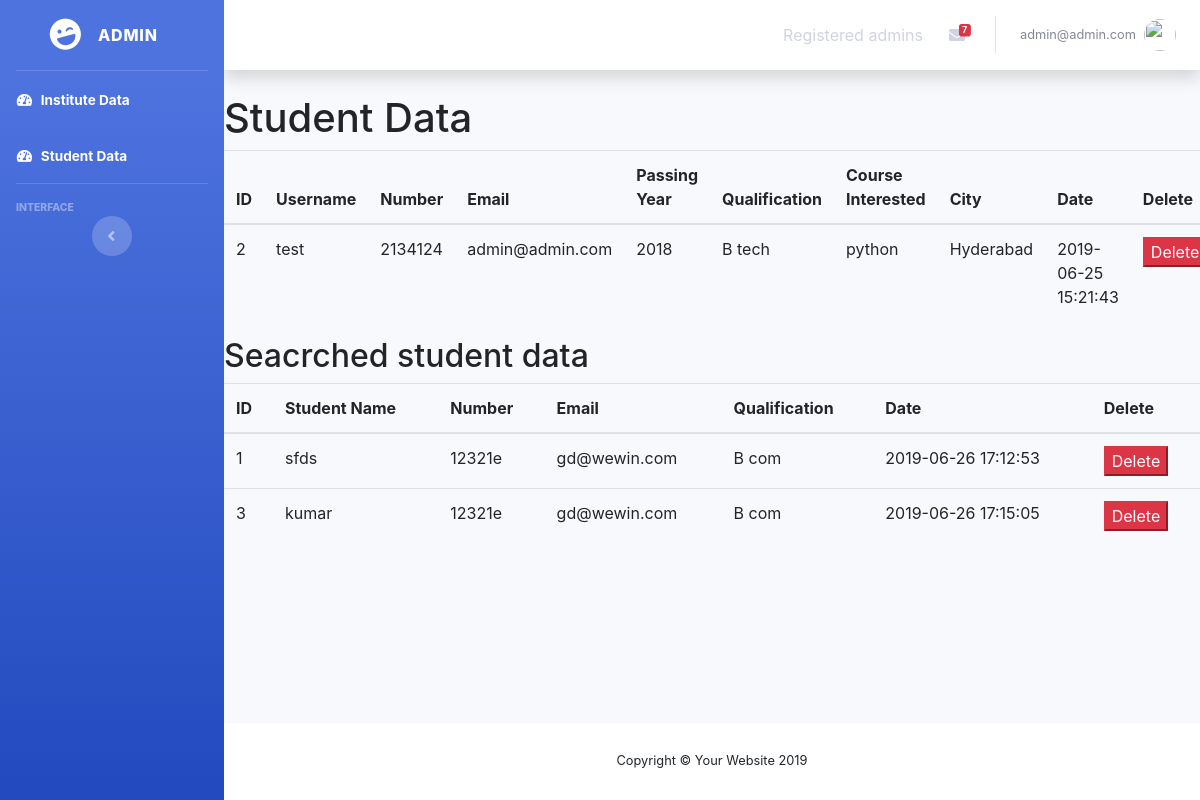
/admin/student_data.php (signed in), run on an earlier commit of the app's database.
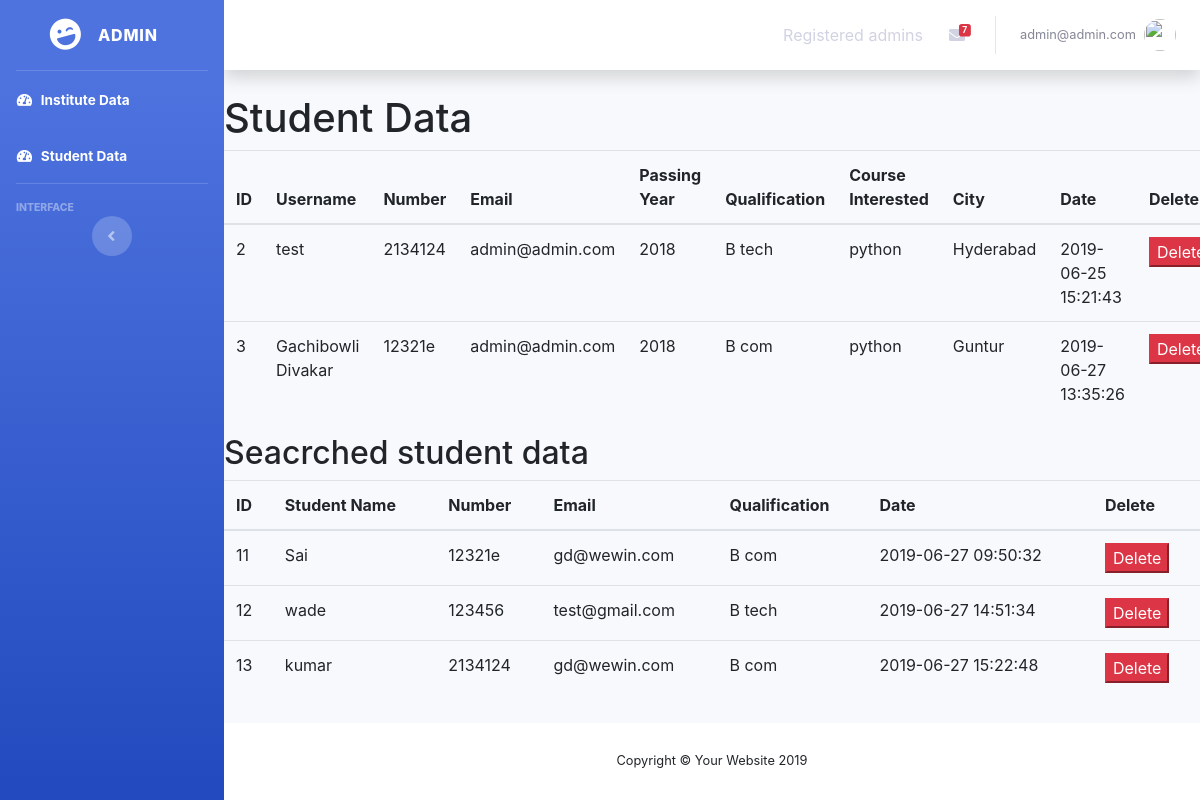
And on a later commit of the database.
### tables this page shows
CREATE TABLE `student_data` (
  `id` int(11) NOT NULL,
  `username` varchar(50) NOT NULL,
  `number` varchar(50) NOT NULL,
  `email` varchar(50) NOT NULL,
  `passing_year` varchar(50) NOT NULL,
  `qualification` varchar(50) NOT NULL,
  `course_interested` varchar(50) NOT NULL,
  `city` varchar(50) NOT NULL,
  `date` varchar(50) NOT NULL
);

CREATE TABLE `searched_students` (
  `id` int(11) NOT NULL,
  `name` varchar(50) NOT NULL,
  `email` varchar(50) NOT NULL,
  `number` varchar(50) NOT NULL,
  `qualification` varchar(50) NOT NULL,
  `date` varchar(50) NOT NULL
);

### admin/student_data.php (the view, shortened to what this page needs)
<?php
include('includes/header.php'); ?>
<?php include('includes/navbar.php'); ?>
<div class="container">
    <div class="row">
     <h1>Student Data</h1>
    </div>
    <div class="row">
        <?php
        $query = "SELECT * FROM student_data";
        $query_run = mysqli_query($connection, $query);
        ?>
        <div class="table-responsive">
            <table class="table">
                <thead>
                    <tr>
                        <th>ID</th>
                        <th>Username</th>
                        <th>Number</th>
                        <th>Email</th>
                        <th>Passing Year</th>
                        <th>Qualification</th>
                        <th>Course Interested</th>
                        <th>City</th>
                        <th>Date</th>
                        <th>Delete</th>
                    </tr>
                </thead>
                <tbody>
                    <?php
                    if (mysqli_num_rows($query_run) > 0) {
                        while ($row = mysqli_fetch_assoc($query_run)) {
                            ?>
                            <tr>
                                <td><?php echo $row['id']; ?></td>
                                <td><?php echo $row['username']; ?></td>
                                <td><?php echo $row['number']; ?></td>
                                <td><?php echo $row['email']; ?></td>
                                <td><?php echo $row['passing_year']; ?></td>
                                <td><?php echo $row['qualification']; ?></td>
                                <td><?php echo $row['course_interested']; ?></td>
                                <td><?php echo $row['city']; ?></td>
                                <td><?php echo $row['date']; ?></td>
                                <td>
                                    <form action="code.php" method="POST">
                                    <button class="btn-danger " name="delete_sd" type="submit">Delete</button>
                                    </form>
                                </td>
                            </tr>
                        <?php
                    }
                } else {
                    echo "No record found";
                }
                ?>
                </tbody>
            </table>
        </div>
    </div>
    <div class="row">
      <h2>Seacrched student data</h2>
    </div>
    <div class="row">
        <?php
        $query = "SELECT * FROM searched_students";
        $query_run = mysqli_query($connection, $query);
        ?>
        <div class="table-responsive">
            <table class="table">
                <thead>
                    <tr>
                        <th>ID</th>
                        <th>Student Name</th>
                        <th>Number</th>
                        <th>Email</th>
                        <th>Qualification</th>
                        <th>Date</th>
                        <th>Delete</th>
                    </tr>
                </thead>
                <tbody>
                    <?php
                    if (mysqli_num_rows($query_run) > 0) {
                        while ($row = mysqli_fetch_assoc($query_run)) {
                            ?>
                            <tr>
                                <td><?php echo $row['id']; ?></td>
                                <td><?php echo $row['name']; ?></td>
                                <td><?php echo $row['number']; ?></td>
                                <td><?php echo $row['email']; ?></td>
                                <td><?php echo $row['qualification']; ?></td>
                                <td><?php echo $row['date']; ?></td>
                                <td>
                                    <form action="code.php" method="POST">
                                    <button class="btn-danger " name="delete_searched_student" type="submit">Delete</button>
                                    </form>
                                </td>
                            </tr>
                        <?php
                    }
                } else {
                    echo "No record found";
                }
                ?>
                </tbody>
            </table>
        </div>
    </div>
</div>
</div>
<?php include('includes/footer.php'); ?>

What changed in the data, as far as the page shows it:
removed searched_students: id "1", name "sfds", number "12321e", email "gd@wewin.com", qualification "B com", date "2019-06-26 17:12:53"
removed searched_students: id "3", name "kumar", number "12321e", email "gd@wewin.com", qualification "B com", date "2019-06-26 17:15:05"
added student_data: id "3", username "Gachibowli Divakar", number "12321e", email "admin@admin.com", passing_year "2018", qualification "B com", course_interested "python", city "Guntur", date "2019-06-27 13:35:26"
added searched_students: id "11", name "Sai", number "12321e", email "gd@wewin.com", qualification "B com", date "2019-06-27 09:50:32"
added searched_students: id "12", name "wade", number "123456", email "test@gmail.com", qualification "B tech", date "2019-06-27 14:51:34"
added searched_students: id "13", name "kumar", number "2134124", email "gd@wewin.com", qualification "B com", date "2019-06-27 15:22:48"
